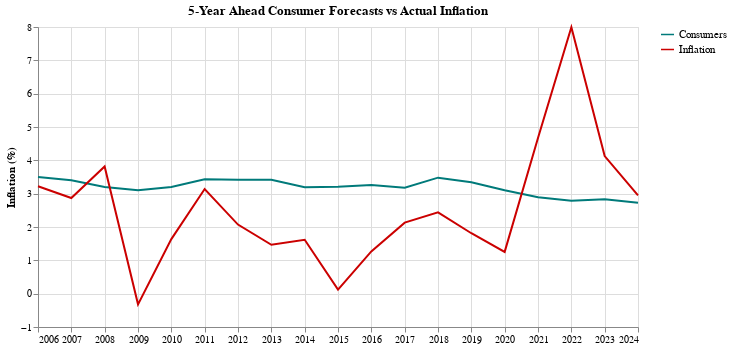

Write notebook code for a chart like this one.
### Markdown cell above
Seperate Graphs

### Code cell
melted_expectations['type'] = melted_expectations['type'].replace({
    "Consumer_5year": "Consumers",
    "Econ_5year": "Economists",
    "BreakEven_5year": "Breakeven Rate",
    "CPI_5year": "Inflation"
})

consumers = melted_expectations[melted_expectations['type'].isin(['Consumers', 'Inflation'])]

color_scale = alt.Scale(domain=['Consumers', 'Inflation'],
                        range=['#007A7A', '#CB0000'])

consumers_CPI = alt.Chart(consumers).mark_line().encode(
    x=alt.X('Year5:T', title=None),
    y=alt.Y('value:Q', title='Inflation (%)'),
    color=alt.Color('type:N', scale=color_scale, legend=alt.Legend(title=None, labelFontSize=11, symbolSize=170))
).properties(
    width=600,
    height=300,
    title='5-Year Ahead Consumer Forecasts vs Actual Inflation'
)

consumers_CPI

### Figure 1 — Vega-Lite specification as saved in the notebook (floating-point values rounded to 4 significant figures)
{"config": {"view": {"continuousWidth": 300, "continuousHeight": 300}}, "data": {"name": "data-20cbb090fc83523270f3b06c30712c48"}, "mark": {"type": "line"}, "encoding": {"color": {"field": "type", "legend": {"labelFontSize": 11, "symbolSize": 170, "title": null}, "scale": {"domain": ["Consumers", "Inflation"], "range": ["#007A7A", "#CB0000"]}, "type": "nominal"}, "x": {"field": "Year5", "title": null, "type": "temporal"}, "y": {"field": "value", "title": "Inflation (%)", "type": "quantitative"}}, "height": 300, "title": "5-Year Ahead Consumer Forecasts vs Actual Inflation", "width": 600, "$schema": "https://vega.github.io/schema/vega-lite/v5.20.1.json", "datasets": {"data-20cbb090fc83523270f3b06c30712c48": [{"Year5": "1/1/2006", "type": "Consumers", "value": 3.5}, {"Year5": "1/1/2007", "type": "Consumers", "value": 3.4}, {"Year5": "1/1/2008", "type": "Consumers", "value": 3.2}, {"Year5": "1/1/2009", "type": "Consumers", "value": 3.1}, {"Year5": "1/1/2010", "type": "Consumers", "value": 3.2}, {"Year5": "1/1/2011", "type": "Consumers", "value": 3.43}, {"Year5": "1/1/2012", "type": "Consumers", "value": 3.42}, {"Year5": "1/1/2013", "type": "Consumers", "value": 3.42}, {"Year5": "1/1/2014", "type": "Consumers", "value": 3.19}, {"Year5": "1/1/2015", "type": "Consumers", "value": 3.21}, {"Year5": "1/1/2016", "type": "Consumers", "value": 3.26}, {"Year5": "1/1/2017", "type": "Consumers", "value": 3.18}, {"Year5": "1/1/2018", "type": "Consumers", "value": 3.48}, {"Year5": "1/1/2019", "type": "Consumers", "value": 3.34}, {"Year5": "1/1/2020", "type": "Consumers", "value": 3.1}, {"Year5": "1/1/2021", "type": "Consumers", "value": 2.89}, {"Year5": "1/1/2022", "type": "Consumers", "value": 2.79}, {"Year5": "1/1/2023", "type": "Consumers", "value": 2.83}, {"Year5": "1/1/2024", "type": "Consumers", "value": 2.73}, {"Year5": null, "type": "Consumers", "value": 2.8}, {"Year5": null, "type": "Consumers", "value": 3.5}, {"Year5": null, "type": "Consumers", "value": 3.7}, {"Year5": null, "type": "Consumers", "value": 4.1}, {"Year5": null, "type": "Consumers", "value": 5.4}, {"Year5": "1/1/2006", "type": "Inflation", "value": 3.222}, {"Year5": "1/1/2007", "type": "Inflation", "value": 2.871}, {"Year5": "1/1/2008", "type": "Inflation", "value": 3.815}, {"Year5": "1/1/2009", "type": "Inflation", "value": -0.3204}, {"Year5": "1/1/2010", "type": "Inflation", "value": 1.637}, {"Year5": "1/1/2011", "type": "Inflation", "value": 3.14}, {"Year5": "1/1/2012", "type": "Inflation", "value": 2.073}, {"Year5": "1/1/2013", "type": "Inflation", "value": 1.466}, {"Year5": "1/1/2014", "type": "Inflation", "value": 1.615}, {"Year5": "1/1/2015", "type": "Inflation", "value": 0.1211}, {"Year5": "1/1/2016", "type": "Inflation", "value": 1.267}, {"Year5": "1/1/2017", "type": "Inflation", "value": 2.131}, {"Year5": "1/1/2018", "type": "Inflation", "value": 2.439}, {"Year5": "1/1/2019", "type": "Inflation", "value": 1.813}, {"Year5": "1/1/2020", "type": "Inflation", "value": 1.253}, {"Year5": "1/1/2021", "type": "Inflation", "value": 4.679}, {"Year5": "1/1/2022", "type": "Inflation", "value": 7.993}, {"Year5": "1/1/2023", "type": "Inflation", "value": 4.128}, {"Year5": "1/1/2024", "type": "Inflation", "value": 2.952}, {"Year5": null, "type": "Inflation", "value": null}, {"Year5": null, "type": "Inflation", "value": null}, {"Year5": null, "type": "Inflation", "value": null}, {"Year5": null, "type": "Inflation", "value": null}, {"Year5": null, "type": "Inflation", "value": null}]}}
